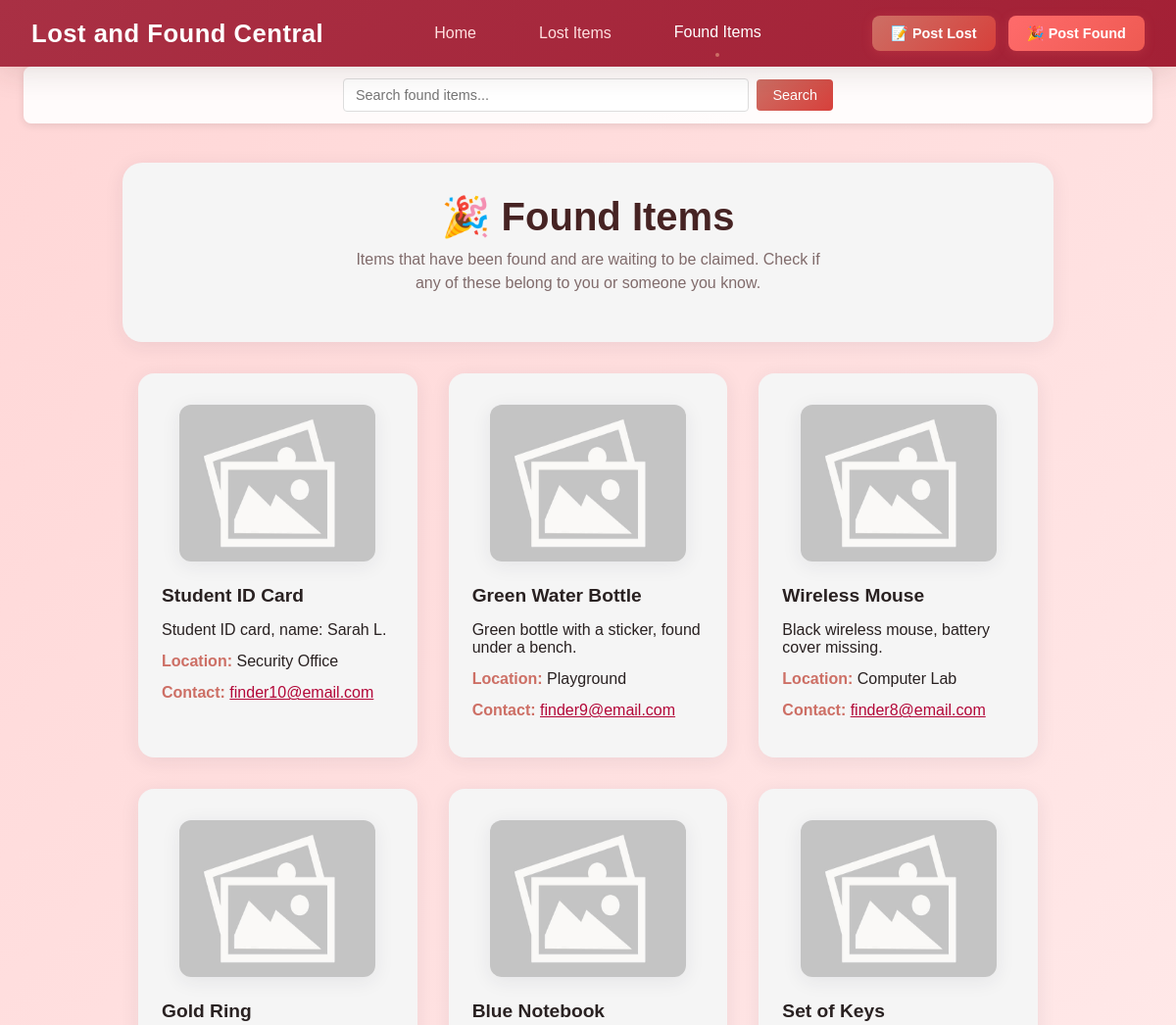
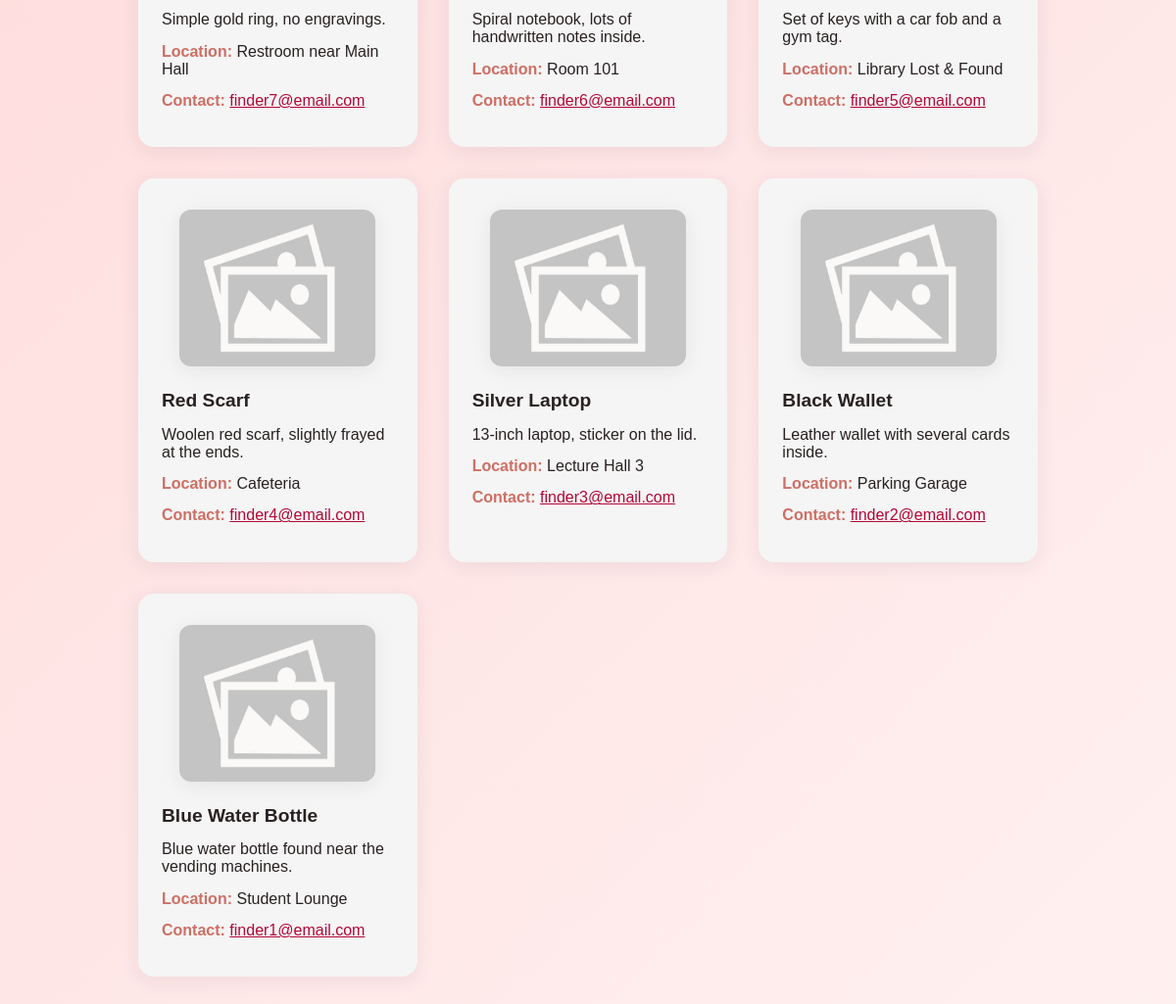
/pages/found.php, run on the app's committed database (2 pictures, top to bottom).
### tables this page shows
CREATE TABLE items (
        id INTEGER PRIMARY KEY AUTOINCREMENT,
        type VARCHAR(10) NOT NULL,
        title VARCHAR(100) NOT NULL,
        image VARCHAR(255) NOT NULL,
        contact VARCHAR(150) NOT NULL,
        location VARCHAR(250),
        description VARCHAR(350),
        passphrase VARCHAR(100),
        date_posted DATETIME DEFAULT CURRENT_TIMESTAMP
        );

### pages/found.php (the view, shortened to what this page needs)
<?php
try {
    $pdo = new PDO('sqlite:../lib/items.db');
    $pdo->setAttribute(PDO::ATTR_ERRMODE, PDO::ERRMODE_EXCEPTION);
    $searchTerm = $_GET['search'] ?? '';
    if (!empty($searchTerm)) {
        $like = '%' . $searchTerm . '%';
        $stmt_found = $pdo->prepare("SELECT * FROM items WHERE type = 'found' AND (title LIKE :search OR description LIKE :search) ORDER BY id DESC");
        $stmt_found->execute([':search' => $like]);
    } else {
        $stmt_found = $pdo->prepare("SELECT * FROM items WHERE type = 'found' ORDER BY id DESC");
        $stmt_found->execute();
    }
  $items = $stmt_found->fetchAll(PDO::FETCH_ASSOC);
    $items_html = '';
    foreach ($items as $item) {
        $items_html .= '<div class="item-card" onclick="window.location.href=\'/item/' . htmlspecialchars($item['id']) . '\'">';
        $items_html .= '<img src="../assets/images/useruploads/' . htmlspecialchars($item['image']) . '" alt="' . htmlspecialchars($item['title']) . '" />';
        $items_html .= '<p><strong>' . htmlspecialchars($item['title']) . '</strong></p>';
        $items_html .= '<p>' . htmlspecialchars($item['description']) . '</p>';
        $items_html .= '<p><em>Location:</em> ' . htmlspecialchars($item['location']) . '</p>';
        $items_html .= '<p><em>Contact:</em> <a href="mailto:' . htmlspecialchars($item['contact']) . '">' . htmlspecialchars($item['contact']) . '</a></p>';
        $items_html .= '</div>';
    }
    $template = file_get_contents('../templates/LostFound.html');
    $resetButton = '';
    $search_form_html = '
    <form method="GET" action="/found">
      <input type="text" name="search" placeholder="Search found items..." value="' . htmlspecialchars($searchTerm) . '" />
      <button type="submit">Search</button>
      ' . $resetButton . '
    </form>';
    $template = str_replace('', 'Found Items', $template);
    $template = str_replace('', $search_form_html, $template);
    $template = str_replace('', '🎉 Found Items', $template);
    $template = str_replace('', 'Items that have been found and are waiting to be claimed. Check if any of these belong to you or someone you know.', $template);
    $template = str_replace('', '', $template);
    $template = str_replace('', 'active', $template);
    $template = str_replace('', $items_html, $template);
    echo $template;
} catch (PDOException $e) {
    http_response_code(500);
    echo "Database error: " . $e->getMessage();
}
?>

### assets/css/global.css (style rules this page uses)
:root { --nav-color1: #a93044; --nav-color2: #a32035; --nav-brand-hover: #ffb600; --nav-link-hover: 130, 5, 41; --body-text: #292121; --btn-color1: #d7403b; --btn-color2: #cd6f65; --header-color: #751a17; --hero-text: #625353; --background-page: 255, 95, 95; --norm-text: #242424; --link: #b30738; --link-hover: #690421; }
.search-bar { background: rgba(255, 255, 255, 0.9); padding: 0.75rem 1.5rem; margin: 0 1.5rem; border-radius: 8px; box-shadow: 0 2px 8px rgba(0, 0, 0, 0.1); }
.search-bar form { display: flex; align-items: center; gap: 0.5rem; max-width: 500px; margin: 0 auto; }
.search-bar input[type='text'] { flex: 1; padding: 0.5rem 0.75rem; border: 1px solid #ddd; border-radius: 4px; font-size: 0.9rem; }
.search-bar button { padding: 0.5rem 1rem; background: linear-gradient(135deg, var(--btn-color2), var(--btn-color1)); color: white; border: none; border-radius: 4px; cursor: pointer; font-size: 0.9rem; font-weight: 500; }
body { font-family: 'Poppins', Arial, sans-serif; margin: 0; background: linear-gradient(135deg, #ffd6d6 0%, #fff0f0 100%); color: var(--body-text); }
header { position: sticky; top: 0; z-index: 10; }
main { max-width: 950px; margin: 2.5rem auto; padding: 0 1.5rem; }
.navbar { display: flex; justify-content: space-between; align-items: center; background: linear-gradient( 135deg, var(--nav-color1) 0%, var(--nav-color2) 100% ); padding: 1rem 2rem; box-shadow: 0 4px 32px rgba(70, 43, 35, 0.15); position: sticky; top: 0; z-index: 20; backdrop-filter: blur(10px); }
.navbar-brand { font-size: 1.6rem; font-weight: 700; color: #fff; letter-spacing: 0.5px; text-decoration: none; transition: color 0.3s ease; }
.navbar-center { display: flex; gap: 2rem; align-items: center; }
.nav-link { color: #ffe0e0; text-decoration: none; font-weight: 500; font-size: 1rem; padding: 0.5rem 1rem; border-radius: 8px; transition: all 0.3s ease; position: relative; }
.nav-link:hover, .nav-link.active { color: #fff; background: var(--nav-link-hover); transform: translateY(-1px); }
.nav-link.active::after { content: ''; position: absolute; bottom: -0.5rem; left: 50%; transform: translateX(-50%); width: 4px; height: 4px; background: var(--btn-color2); border-radius: 50%; }
.navbar-actions { display: flex; gap: 0.8rem; align-items: center; }
.nav-btn { background: linear-gradient( 135deg, var(--btn-color2) 0%, var(--btn-color1) 100% ); color: #fff; border: none; border-radius: 8px; padding: 0.6rem 1.2rem; font-size: 0.9rem; font-weight: 600; cursor: pointer; transition: all 0.3s ease; box-shadow: 0 2px 12px rgba(255, 95, 95, 0.2); text-decoration: none; display: inline-flex; align-items: center; gap: 0.5rem; }
.nav-btn.primary { background: linear-gradient(135deg, #ff6b6b 0%, #ee5a52 100%); box-shadow: 0 2px 12px rgba(255, 107, 107, 0.2); }

### assets/css/LostFound.css (style rules this page uses)
.page-header { text-align: center; padding: 2rem 1rem 3rem 1rem; background-color: whitesmoke; border-radius: 20px; margin-bottom: 2rem; box-shadow: 0 4px 20px rgba(35, 41, 70, 0.08); }
.page-title { font-size: 2.5rem; color: #462323; margin: 0 0 0.5rem 0; }
.page-subtitle { color: #806b6b; margin: 0; max-width: 500px; margin-left: auto; margin-right: auto; line-height: 1.5; }
.items-grid { display: grid; grid-template-columns: repeat(auto-fit, minmax(280px, 1fr)); gap: 2rem; padding: 0 1rem; }
.item-card { padding: 2rem 1.5rem 1.8rem 1.5rem; display: flex; flex-direction: column; background-color: whitesmoke; border-radius: 16px; box-shadow: 0 4px 20px rgba(35, 41, 70, 0.08); transition: all 0.3s ease; cursor: pointer; }
.item-card img { width: 100%; max-width: 200px; height: 160px; border-radius: 12px; margin-bottom: 1.2rem; align-self: center; box-shadow: 0 4px 20px rgba(35, 41, 70, 0.08); transition: transform 0.3s ease; }
.item-card p { margin: 0.3rem 0 0.6rem 0; }
.item-card p strong { font-size: 1.2rem; }
.item-card p em { color: var(--btn-color2); font-style: normal; font-weight: 600; }
.item-card a { color: var(--link); }

### data on the page
items: image (picture), title "Student ID Card", description "Student ID card, name: Sarah L.", location "Security Office", contact "finder10@email.com"
items: image (picture), title "Green Water Bottle", description "Green bottle with a sticker, found under a bench.", location "Playground", contact "finder9@email.com"
items: image (picture), title "Wireless Mouse", description "Black wireless mouse, battery cover missing.", location "Computer Lab", contact "finder8@email.com"
items: image (picture), title "Gold Ring", description "Simple gold ring, no engravings.", location "Restroom near Main Hall", contact "finder7@email.com"
items: image (picture), title "Blue Notebook", description "Spiral notebook, lots of handwritten notes inside.", location "Room 101", contact "finder6@email.com"
items: image (picture), title "Set of Keys", description "Set of keys with a car fob and a gym tag.", location "Library Lost & Found", contact "finder5@email.com"
items: image (picture), title "Red Scarf", description "Woolen red scarf, slightly frayed at the ends.", location "Cafeteria", contact "finder4@email.com"
items: image (picture), title "Silver Laptop", description "13-inch laptop, sticker on the lid.", location "Lecture Hall 3", contact "finder3@email.com"
items: image (picture), title "Black Wallet", description "Leather wallet with several cards inside.", location "Parking Garage", contact "finder2@email.com"
items: image (picture), title "Blue Water Bottle", description "Blue water bottle found near the vending machines.", location "Student Lounge", contact "finder1@email.com"
